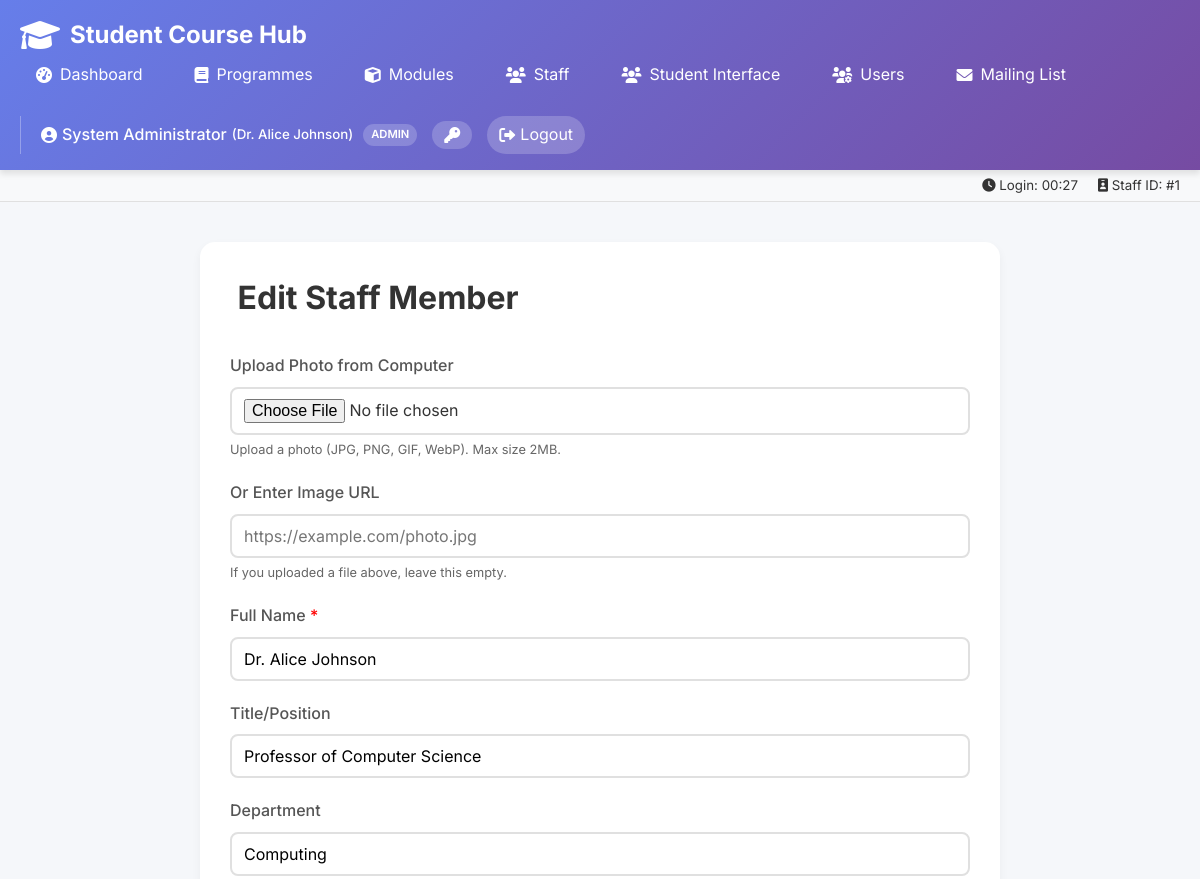
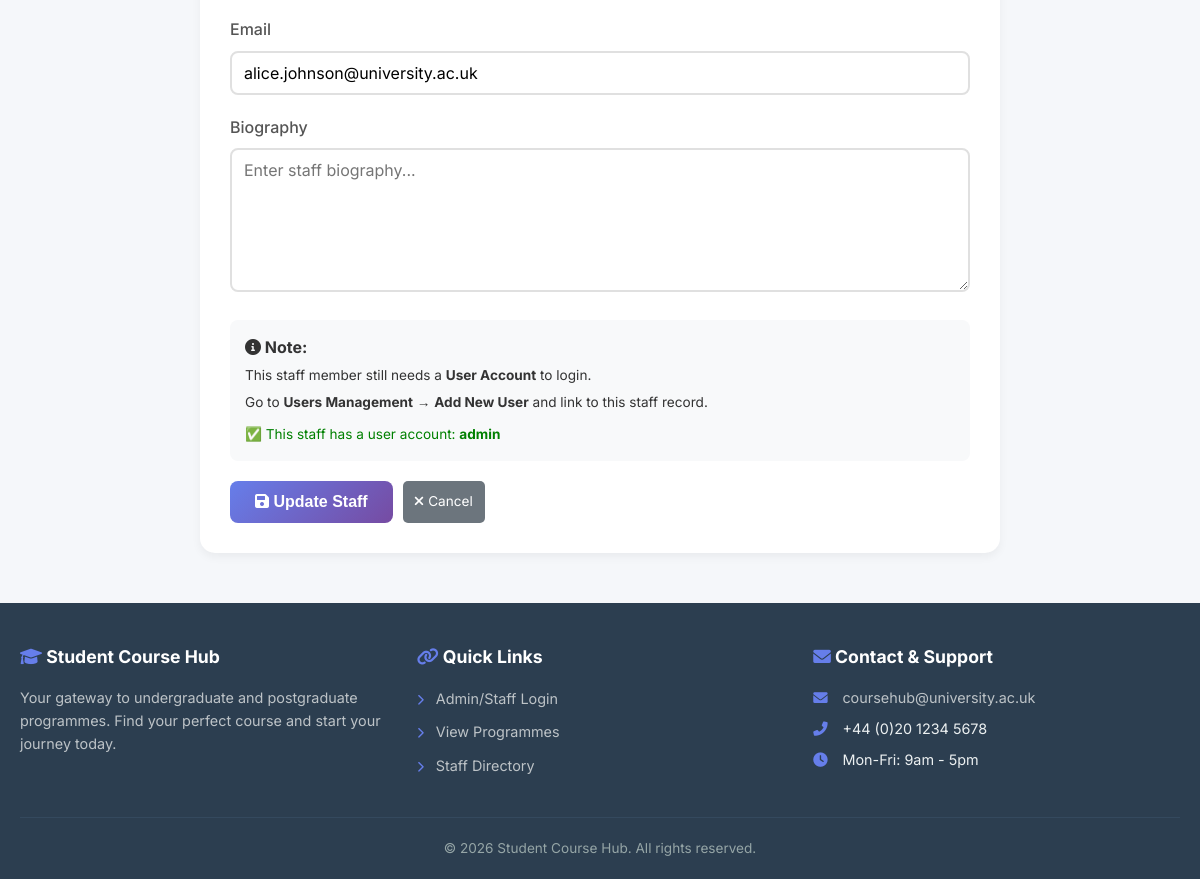
Screenshot of /edit-staff.php?id=1 (signed in) with the database file from the repository (2 pictures, top to bottom).
### tables this page shows
CREATE TABLE Staff (
    StaffID INT PRIMARY KEY,
    Name VARCHAR(100) NOT NULL,
    Title VARCHAR(100),
    Bio TEXT,
    Department VARCHAR(100),
    Photo VARCHAR(255),
    Email VARCHAR(100)
);

### edit-staff.php (the view, shortened to what this page needs)
<?php
require_once '../includes/config.php';
$id = isset($_GET['id']) ? (int)$_GET['id'] : 0;
if ($id == 0) {
    $staff = [
        'StaffID' => 0,
        'Name' => '',
        'Title' => '',
        'Department' => '',
        'Email' => '',
        'Bio' => '',
        'Photo' => ''
    ];
} else {
    $stmt = mysqli_prepare($conn, "SELECT * FROM Staff WHERE StaffID = ?");
    mysqli_stmt_bind_param($stmt, "i", $id);
    mysqli_stmt_execute($stmt);
    $result = mysqli_stmt_get_result($stmt);
    $staff = mysqli_fetch_assoc($result);
}
include '../includes/header.php';
?>
<div class="form-container" style="max-width: 800px; margin: 0 auto; background: white; padding: 30px; border-radius: 15px; box-shadow: 0 4px 10px rgba(0,0,0,0.05);">
    <h1 style="margin-bottom: 30px;">
        <?php echo $id == 0 ? 'Add New' : 'Edit'; ?> Staff Member
    </h1>
    <form method="POST" action="<?php echo BASE_PATH; ?>admin/process-staff.php" enctype="multipart/form-data">
        <div class="form-group">
            <label for="profile_photo">Upload Photo from Computer</label>
            <input type="file" id="profile_photo" name="profile_photo" accept="image/jpeg,image/png,image/gif,image/webp">
            <small>Upload a photo (JPG, PNG, GIF, WebP). Max size 2MB.</small>
        </div>
        <div class="form-group">
            <label for="photo_url">Or Enter Image URL</label>
            <input type="url" id="photo_url" name="photo_url"
                   value="<?php echo htmlspecialchars($staff['Photo'] ?? ''); ?>"
                   placeholder="https://example.com/photo.jpg" maxlength="255">
            <small>If you uploaded a file above, leave this empty.</small>
        </div>
        <div class="form-group">
            <label for="name">Full Name <span style="color: red;">*</span></label>
            <input type="text" id="name" name="name" required
                   value="<?php echo htmlspecialchars($staff['Name']); ?>"
                   placeholder="e.g., Dr. John Smith" maxlength="100">
        </div>
        <div class="form-group">
            <label for="title">Title/Position</label>
            <input type="text" id="title" name="title"
                   value="<?php echo htmlspecialchars($staff['Title'] ?? ''); ?>"
                   placeholder="e.g., Professor of Computer Science" maxlength="100">
        </div>
        <div class="form-group">
            <label for="department">Department</label>
            <input type="text" id="department" name="department"
                   value="<?php echo htmlspecialchars($staff['Department'] ?? ''); ?>"
                   placeholder="e.g., Computing" maxlength="100">
        </div>
        <div class="form-group">
            <label for="email">Email</label>
            <input type="email" id="email" name="email"
                   value="<?php echo htmlspecialchars($staff['Email'] ?? ''); ?>"
                   placeholder="staff@university.ac.uk" maxlength="100">
        </div>
        <div class="form-group">
            <label for="bio">Biography</label>
            <textarea id="bio" name="bio" rows="6"
                      placeholder="Enter staff biography..."><?php echo htmlspecialchars($staff['Bio'] ?? ''); ?></textarea>
        </div>
        <?php if ($id > 0): ?>
            <div class="form-group" style="background: #f8f9fa; padding: 15px; border-radius: 8px;">
                <p><strong><i class="fas fa-info-circle"></i> Note:</strong></p>
                <p class="small">This staff member still needs a <strong>User Account</strong> to login.</p>
                <p class="small">Go to <strong>Users Management</strong> → <strong>Add New User</strong> and link to this staff record.</p>
                <?php
                $check_user = mysqli_prepare($conn, "SELECT Username FROM AdminUsers WHERE StaffID = ?");
                mysqli_stmt_bind_param($check_user, "i", $id);
                mysqli_stmt_execute($check_user);
                $user_result = mysqli_stmt_get_result($check_user);
                if (mysqli_num_rows($user_result) > 0) {
                    $user = mysqli_fetch_assoc($user_result);
                    echo '<p class="small" style="color: green; margin-top: 10px;">✅ This staff has a user account: <strong>' . htmlspecialchars($user['Username']) . '</strong></p>';
                } else {
                    echo '<p class="small" style="color: orange; margin-top: 10px;">⚠️ This staff does NOT have a user account yet.</p>';
                    echo '<a href="add-user.php" class="add-btn" style="margin-top: 10px; display: inline-block;">Create User Account →</a>';
                }
                ?>
            </div>
        <?php endif; ?>
        <div style="display: flex; gap: 10px; margin-top: 20px;">
            <button type="submit" class="submit-btn">
                <i class="fas fa-save"></i> <?php echo $id == 0 ? 'Save Staff' : 'Update Staff'; ?>
            </button>
            <a href="staff.php" class="view-btn" style="background: #6c757d;">
                <i class="fas fa-times"></i> Cancel
            </a>
        </div>
    </form>
</div>
<?php include '../includes/footer.php'; ?>

### css/common.css (style rules this page uses)
* { margin: 0; padding: 0; box-sizing: border-box; }
body { font-family: 'Inter', sans-serif; background: #f5f7fa; color: #333; line-height: 1.6; }
.submit-btn { background: linear-gradient(135deg, #667eea 0%, #764ba2 100%); color: white; border: none; padding: 12px 25px; border-radius: 8px; font-size: 1rem; font-weight: 600; cursor: pointer; transition: all 0.3s; }
.edit-btn, .delete-btn, .view-btn { padding: 6px 12px; border: none; border-radius: 5px; cursor: pointer; font-size: 0.85rem; transition: all 0.2s ease; text-decoration: none; display: inline-flex; align-items: center; gap: 5px; }
.view-btn { background: #17a2b8; color: white; }
.form-group { margin-bottom: 20px; }
.form-group label { display: block; margin-bottom: 8px; font-weight: 500; color: #555; }
.form-group input, .form-group select, .form-group textarea { width: 100%; padding: 10px 12px; border: 2px solid #e0e0e0; border-radius: 8px; font-size: 1rem; font-family: 'Inter', sans-serif; transition: all 0.3s; }
.form-group textarea { min-height: 100px; resize: vertical; }
.form-group small { display: block; color: #666; font-size: 0.8rem; margin-top: 5px; }

### edit-staff.php (style rules this page uses)
.small { font-size: 0.85rem; margin-top: 5px; }

### rows the page displays
staff: name "Dr. Alice Johnson", title "Professor of Computer Science", department "Computing", email "alice.johnson@university.ac.uk"

### other values shown
$current_user_name "System Administrator"
$staff_name "Dr. Alice Johnson"
$current_user_role "ADMIN"
date('H:i', $_SESSION['login_time']) "00:27"
$staff_id "1"
$user['Username'] "admin"
